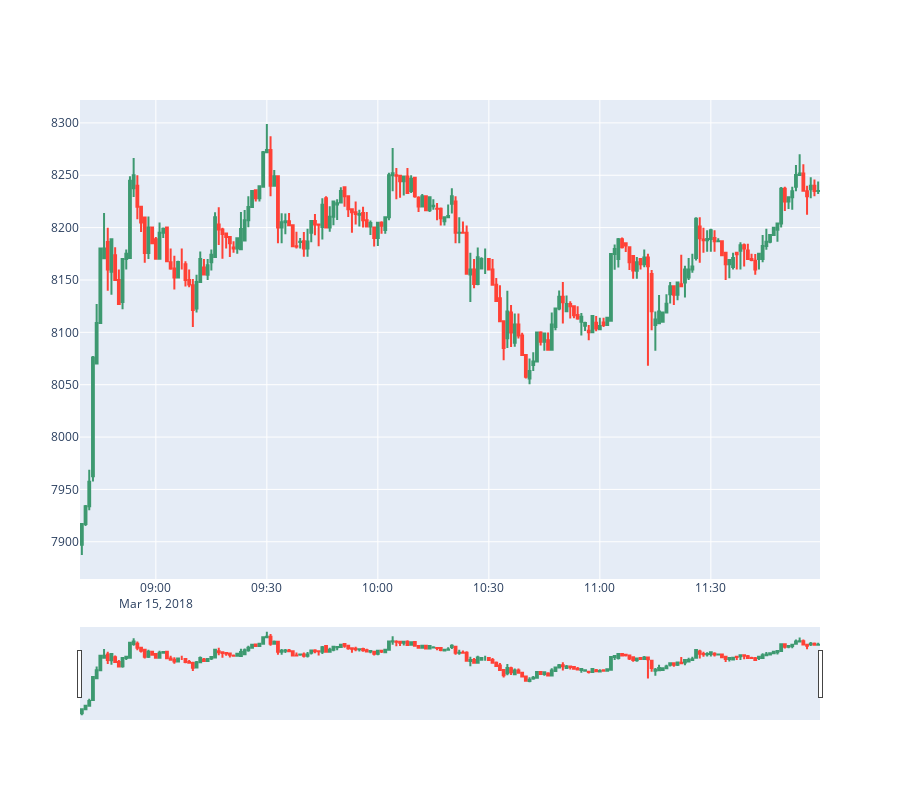

Source (notebook cell):
### Code cell
fig = go.Figure(data=[go.Candlestick(x = tb2['timestamp'],
                                     open = tb2['open'], 
                                     high = tb2['high'],
                                     low = tb2['low'], 
                                     close = tb2['close'])])
fig.update_layout(
    autosize=True,
    height=800,
)
fig.show()

### Figure 1 — Plotly figure (JSON) as saved in the notebook; plotly's stock layout.template omitted (floating-point values rounded to 4 significant figures; data arrays with more than 128 entries replaced by an {"elided": "..."} marker saying what was removed)
{"data": [{"close": {"elided": "200 float values"}, "high": {"elided": "200 float values"}, "low": {"elided": "200 float values"}, "open": {"elided": "200 float values"}, "type": "candlestick", "x": {"elided": "200 str values"}}], "layout": {"autosize": true, "height": 800}}
